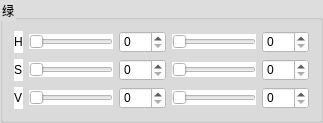
       <widget class="QGroupBox" name="greenHSVBox">
        <property name="styleSheet">
         <string notr="true">background-color: rgb(221, 221, 221);</string>
        </property>
        <property name="title">
         <string>绿</string>
        </property>
        <layout class="QGridLayout" name="gridLayout_7">
         <item row="1" column="0">
          <widget class="QLabel" name="label_S_green">
           <property name="styleSheet">
            <string notr="true">background-color: rgb(255, 255, 255);</string>
           </property>
           <property name="text">
            <string>S</string>
           </property>
          </widget>
         </item>
         <item row="2" column="2">
          <widget class="QSpinBox" name="v_UpperSpinBox_green">
           <property name="styleSheet">
            <string notr="true">background-color: rgb(255, 255, 255);</string>
           </property>
           <property name="maximum">
            <number>255</number>
           </property>
          </widget>
         </item>
         <item row="1" column="4">
          <widget class="QSpinBox" name="s_LowerSpinBox_green">
           <property name="styleSheet">
            <string notr="true">background-color: rgb(255, 255, 255);</string>
           </property>
           <property name="maximum">
            <number>255</number>
           </property>
          </widget>
         </item>
         <item row="2" column="0">
          <widget class="QLabel" name="label_V_green">
           <property name="styleSheet">
            <string notr="true">background-color: rgb(255, 255, 255);</string>
           </property>
           <property name="text">
            <string>V</string>
           </property>
          </widget>
         </item>
         <item row="0" column="0">
          <widget class="QLabel" name="label_H_green">
           <property name="styleSheet">
            <string notr="true">background-color: rgb(255, 255, 255);</string>
           </property>
           <property name="text">
            <string>H</string>
           </property>
          </widget>
         </item>
         <item row="1" column="1">
          <widget class="QSlider" name="s_UpperSlider_green">
           <property name="styleSheet">
            <string notr="true">background-color: rgb(255, 255, 255);</string>
           </property>
           <property name="maximum">
            <number>255</number>
           </property>
           <property name="orientation">
            <enum>Qt::Horizontal</enum>
           </property>
          </widget>
         </item>
         <item row="2" column="1">
          <widget class="QSlider" name="v_UpperSlider_green">
           <property name="styleSheet">
            <string notr="true">background-color: rgb(255, 255, 255);</string>
           </property>
           <property name="maximum">
            <number>255</number>
           </property>
           <property name="orientation">
            <enum>Qt::Horizontal</enum>
           </property>
          </widget>
         </item>
         <item row="2" column="4">
          <widget class="QSpinBox" name="v_LowerSpinBox_green">
           <property name="styleSheet">
            <string notr="true">background-color: rgb(255, 255, 255);</string>
           </property>
           <property name="maximum">
            <number>255</number>
           </property>
          </widget>
         </item>
         <item row="0" column="1">
          <widget class="QSlider" name="h_UpperSlider_green">
           <property name="styleSheet">
            <string notr="true">background-color: rgb(255, 255, 255);</string>
           </property>
           <property name="maximum">
            <number>255</number>
           </property>
           <property name="orientation">
            <enum>Qt::Horizontal</enum>
           </property>
          </widget>
         </item>
         <item row="0" column="2">
          <widget class="QSpinBox" name="h_UpperSpinBox_green">
           <property name="styleSheet">
            <string notr="true">background-color: rgb(255, 255, 255);</string>
           </property>
           <property name="maximum">
            <number>255</number>
           </property>
          </widget>
         </item>
         <item row="0" column="4">
          <widget class="QSpinBox" name="h_LowerSpinBox_green">
           <property name="styleSheet">
            <string notr="true">background-color: rgb(255, 255, 255);</string>
           </property>
           <property name="maximum">
            <number>255</number>
           </property>
          </widget>
         </item>
         <item row="1" column="3">
          <widget class="QSlider" name="s_LowerSlider_green">
           <property name="styleSheet">
            <string notr="true">background-color: rgb(255, 255, 255);</string>
           </property>
           <property name="maximum">
            <number>255</number>
           </property>
           <property name="orientation">
            <enum>Qt::Horizontal</enum>
           </property>
          </widget>
         </item>
         <item row="0" column="3">
          <widget class="QSlider" name="h_LowerSlider_green">
           <property name="styleSheet">
            <string notr="true">background-color: rgb(255, 255, 255);</string>
           </property>
           <property name="maximum">
            <number>255</number>
           </property>
           <property name="orientation">
            <enum>Qt::Horizontal</enum>
           </property>
          </widget>
         </item>
         <item row="1" column="2">
          <widget class="QSpinBox" name="s_UpperSpinBox_green">
           <property name="styleSheet">
            <string notr="true">background-color: rgb(255, 255, 255);</string>
           </property>
           <property name="maximum">
            <number>255</number>
           </property>
          </widget>
         </item>
         <item row="2" column="3">
          <widget class="QSlider" name="v_LowerSlider_green">
           <property name="styleSheet">
            <string notr="true">background-color: rgb(255, 255, 255);</string>
           </property>
           <property name="maximum">
            <number>255</number>
           </property>
           <property name="orientation">
            <enum>Qt::Horizontal</enum>
           </property>
          </widget>
         </item>
        </layout>
       </widget>
